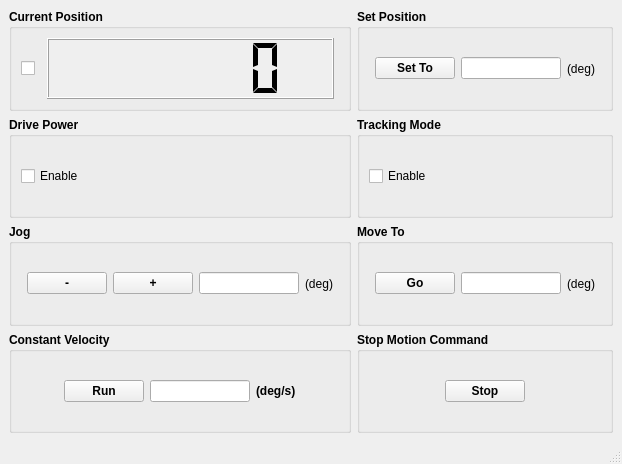
<?xml version="1.0" encoding="UTF-8"?>
<ui version="4.0">
 <class>MainWindow</class>
 <widget class="QMainWindow" name="MainWindow">
  <property name="geometry">
   <rect>
    <x>0</x>
    <y>0</y>
    <width>622</width>
    <height>464</height>
   </rect>
  </property>
  <property name="sizePolicy">
   <sizepolicy hsizetype="Preferred" vsizetype="Preferred">
    <horstretch>0</horstretch>
    <verstretch>0</verstretch>
   </sizepolicy>
  </property>
  <property name="windowTitle">
   <string>Autostep Proxy</string>
  </property>
  <widget class="QWidget" name="centralwidget">
   <layout class="QVBoxLayout" name="verticalLayout">
    <item>
     <layout class="QGridLayout" name="gridLayout">
      <item row="1" column="0">
       <widget class="QGroupBox" name="drivePowerGroupBox">
        <property name="font">
         <font>
          <weight>75</weight>
          <bold>true</bold>
         </font>
        </property>
        <property name="title">
         <string>Drive Power</string>
        </property>
        <layout class="QHBoxLayout" name="horizontalLayout_2">
         <item>
          <widget class="QCheckBox" name="drivePowerCheckBox">
           <property name="font">
            <font>
             <weight>50</weight>
             <bold>false</bold>
            </font>
           </property>
           <property name="text">
            <string>Enable</string>
           </property>
           <property name="checked">
            <bool>false</bool>
           </property>
          </widget>
         </item>
        </layout>
       </widget>
      </item>
      <item row="2" column="0">
       <widget class="QGroupBox" name="jogPositionGroupBox">
        <property name="font">
         <font>
          <weight>75</weight>
          <bold>true</bold>
         </font>
        </property>
        <property name="title">
         <string>Jog</string>
        </property>
        <layout class="QHBoxLayout" name="horizontalLayout_3">
         <item>
          <spacer name="horizontalSpacer_3">
           <property name="orientation">
            <enum>Qt::Horizontal</enum>
           </property>
           <property name="sizeHint" stdset="0">
            <size>
             <width>40</width>
             <height>20</height>
            </size>
           </property>
          </spacer>
         </item>
         <item>
          <widget class="QPushButton" name="jogNegPushButton">
           <property name="text">
            <string>-</string>
           </property>
          </widget>
         </item>
         <item>
          <widget class="QPushButton" name="jogPosPushButton">
           <property name="text">
            <string>+</string>
           </property>
          </widget>
         </item>
         <item>
          <widget class="QLineEdit" name="jogStepLineEdit">
           <property name="sizePolicy">
            <sizepolicy hsizetype="Fixed" vsizetype="Fixed">
             <horstretch>0</horstretch>
             <verstretch>0</verstretch>
            </sizepolicy>
           </property>
           <property name="maximumSize">
            <size>
             <width>100</width>
             <height>16777215</height>
            </size>
           </property>
           <property name="font">
            <font>
             <weight>50</weight>
             <bold>false</bold>
            </font>
           </property>
           <property name="text">
            <string/>
           </property>
           <property name="alignment">
            <set>Qt::AlignRight|Qt::AlignTrailing|Qt::AlignVCenter</set>
           </property>
          </widget>
         </item>
         <item>
          <widget class="QLabel" name="label">
           <property name="font">
            <font>
             <weight>50</weight>
             <bold>false</bold>
            </font>
           </property>
           <property name="text">
            <string>(deg)</string>
           </property>
          </widget>
         </item>
         <item>
          <spacer name="horizontalSpacer_4">
           <property name="orientation">
            <enum>Qt::Horizontal</enum>
           </property>
           <property name="sizeHint" stdset="0">
            <size>
             <width>40</width>
             <height>20</height>
            </size>
           </property>
          </spacer>
         </item>
        </layout>
        <zorder>jogPosPushButton</zorder>
        <zorder>jogNegPushButton</zorder>
        <zorder>jogStepLineEdit</zorder>
        <zorder>label</zorder>
        <zorder>horizontalSpacer_3</zorder>
        <zorder>horizontalSpacer_4</zorder>
       </widget>
      </item>
      <item row="0" column="1">
       <widget class="QGroupBox" name="setToGroupBox">
        <property name="font">
         <font>
          <weight>75</weight>
          <bold>true</bold>
         </font>
        </property>
        <property name="title">
         <string>Set Position</string>
        </property>
        <layout class="QHBoxLayout" name="horizontalLayout_8">
         <item>
          <spacer name="horizontalSpacer_2">
           <property name="orientation">
            <enum>Qt::Horizontal</enum>
           </property>
           <property name="sizeHint" stdset="0">
            <size>
             <width>40</width>
             <height>20</height>
            </size>
           </property>
          </spacer>
         </item>
         <item>
          <widget class="QPushButton" name="setToPushButton">
           <property name="text">
            <string>Set To</string>
           </property>
          </widget>
         </item>
         <item>
          <widget class="QLineEdit" name="setToLineEdit">
           <property name="sizePolicy">
            <sizepolicy hsizetype="Fixed" vsizetype="Fixed">
             <horstretch>0</horstretch>
             <verstretch>0</verstretch>
            </sizepolicy>
           </property>
           <property name="minimumSize">
            <size>
             <width>100</width>
             <height>0</height>
            </size>
           </property>
           <property name="maximumSize">
            <size>
             <width>100</width>
             <height>16777215</height>
            </size>
           </property>
           <property name="font">
            <font>
             <weight>50</weight>
             <bold>false</bold>
            </font>
           </property>
           <property name="layoutDirection">
            <enum>Qt::LeftToRight</enum>
           </property>
           <property name="text">
            <string/>
           </property>
           <property name="alignment">
            <set>Qt::AlignRight|Qt::AlignTrailing|Qt::AlignVCenter</set>
           </property>
          </widget>
         </item>
         <item>
          <widget class="QLabel" name="label_3">
           <property name="sizePolicy">
            <sizepolicy hsizetype="Fixed" vsizetype="Preferred">
             <horstretch>0</horstretch>
             <verstretch>0</verstretch>
            </sizepolicy>
           </property>
           <property name="font">
            <font>
             <weight>50</weight>
             <bold>false</bold>
            </font>
           </property>
           <property name="text">
            <string>(deg)</string>
           </property>
          </widget>
         </item>
         <item>
          <spacer name="horizontalSpacer">
           <property name="orientation">
            <enum>Qt::Horizontal</enum>
           </property>
           <property name="sizeHint" stdset="0">
            <size>
             <width>40</width>
             <height>20</height>
            </size>
           </property>
          </spacer>
         </item>
        </layout>
       </widget>
      </item>
      <item row="1" column="1">
       <widget class="QGroupBox" name="trackingModeGroupBox">
        <property name="font">
         <font>
          <weight>75</weight>
          <bold>true</bold>
         </font>
        </property>
        <property name="title">
         <string>Tracking Mode</string>
        </property>
        <layout class="QHBoxLayout" name="horizontalLayout">
         <item>
          <widget class="QCheckBox" name="trackingModeCheckBox">
           <property name="font">
            <font>
             <weight>50</weight>
             <bold>false</bold>
            </font>
           </property>
           <property name="text">
            <string>Enable</string>
           </property>
          </widget>
         </item>
        </layout>
       </widget>
      </item>
      <item row="2" column="1">
       <widget class="QGroupBox" name="moveToPositionGroupBox">
        <property name="font">
         <font>
          <weight>75</weight>
          <bold>true</bold>
         </font>
        </property>
        <property name="title">
         <string>Move To</string>
        </property>
        <layout class="QHBoxLayout" name="horizontalLayout_4">
         <item>
          <spacer name="horizontalSpacer_5">
           <property name="orientation">
            <enum>Qt::Horizontal</enum>
           </property>
           <property name="sizeHint" stdset="0">
            <size>
             <width>40</width>
             <height>20</height>
            </size>
           </property>
          </spacer>
         </item>
         <item>
          <widget class="QPushButton" name="moveToPushButton">
           <property name="text">
            <string>Go</string>
           </property>
          </widget>
         </item>
         <item>
          <widget class="QLineEdit" name="moveToLineEdit">
           <property name="sizePolicy">
            <sizepolicy hsizetype="Fixed" vsizetype="Fixed">
             <horstretch>0</horstretch>
             <verstretch>0</verstretch>
            </sizepolicy>
           </property>
           <property name="maximumSize">
            <size>
             <width>100</width>
             <height>16777215</height>
            </size>
           </property>
           <property name="font">
            <font>
             <weight>50</weight>
             <bold>false</bold>
            </font>
           </property>
           <property name="alignment">
            <set>Qt::AlignRight|Qt::AlignTrailing|Qt::AlignVCenter</set>
           </property>
          </widget>
         </item>
         <item>
          <widget class="QLabel" name="label_2">
           <property name="font">
            <font>
             <weight>50</weight>
             <bold>false</bold>
            </font>
           </property>
           <property name="text">
            <string>(deg)</string>
           </property>
          </widget>
         </item>
         <item>
          <spacer name="horizontalSpacer_6">
           <property name="orientation">
            <enum>Qt::Horizontal</enum>
           </property>
           <property name="sizeHint" stdset="0">
            <size>
             <width>40</width>
             <height>20</height>
            </size>
           </property>
          </spacer>
         </item>
        </layout>
       </widget>
      </item>
      <item row="3" column="1">
       <widget class="QGroupBox" name="stopGroupBox">
        <property name="font">
         <font>
          <weight>75</weight>
          <bold>true</bold>
         </font>
        </property>
        <property name="title">
         <string>Stop Motion Command</string>
        </property>
        <layout class="QHBoxLayout" name="horizontalLayout_9">
         <item>
          <widget class="QWidget" name="widget" native="true">
           <layout class="QHBoxLayout" name="horizontalLayout_5">
            <item>
             <spacer name="horizontalSpacer_9">
              <property name="orientation">
               <enum>Qt::Horizontal</enum>
              </property>
              <property name="sizeHint" stdset="0">
               <size>
                <width>40</width>
                <height>20</height>
               </size>
              </property>
             </spacer>
            </item>
            <item>
             <widget class="QPushButton" name="stopPushButton">
              <property name="font">
               <font>
                <weight>75</weight>
                <bold>true</bold>
               </font>
              </property>
              <property name="text">
               <string>Stop</string>
              </property>
             </widget>
            </item>
            <item>
             <spacer name="horizontalSpacer_10">
              <property name="orientation">
               <enum>Qt::Horizontal</enum>
              </property>
              <property name="sizeHint" stdset="0">
               <size>
                <width>40</width>
                <height>20</height>
               </size>
              </property>
             </spacer>
            </item>
           </layout>
          </widget>
         </item>
        </layout>
       </widget>
      </item>
      <item row="3" column="0">
       <widget class="QGroupBox" name="runGroupBox">
        <property name="font">
         <font>
          <weight>75</weight>
          <bold>true</bold>
         </font>
        </property>
        <property name="title">
         <string>Constant Velocity</string>
        </property>
        <layout class="QHBoxLayout" name="horizontalLayout_6">
         <item>
          <widget class="QWidget" name="widget_2" native="true">
           <layout class="QHBoxLayout" name="horizontalLayout_10">
            <item>
             <spacer name="horizontalSpacer_11">
              <property name="orientation">
               <enum>Qt::Horizontal</enum>
              </property>
              <property name="sizeHint" stdset="0">
               <size>
                <width>40</width>
                <height>20</height>
               </size>
              </property>
             </spacer>
            </item>
            <item>
             <widget class="QPushButton" name="runPushButton">
              <property name="text">
               <string>Run</string>
              </property>
             </widget>
            </item>
            <item>
             <widget class="QLineEdit" name="runLineEdit">
              <property name="sizePolicy">
               <sizepolicy hsizetype="Fixed" vsizetype="Fixed">
                <horstretch>0</horstretch>
                <verstretch>0</verstretch>
               </sizepolicy>
              </property>
              <property name="maximumSize">
               <size>
                <width>100</width>
                <height>16777215</height>
               </size>
              </property>
              <property name="alignment">
               <set>Qt::AlignRight|Qt::AlignTrailing|Qt::AlignVCenter</set>
              </property>
             </widget>
            </item>
            <item>
             <widget class="QLabel" name="label_4">
              <property name="text">
               <string>(deg/s)</string>
              </property>
             </widget>
            </item>
            <item>
             <spacer name="horizontalSpacer_12">
              <property name="orientation">
               <enum>Qt::Horizontal</enum>
              </property>
              <property name="sizeHint" stdset="0">
               <size>
                <width>40</width>
                <height>20</height>
               </size>
              </property>
             </spacer>
            </item>
           </layout>
          </widget>
         </item>
        </layout>
       </widget>
      </item>
      <item row="0" column="0">
       <widget class="QGroupBox" name="currentPositionGroupBox">
        <property name="font">
         <font>
          <weight>75</weight>
          <bold>true</bold>
         </font>
        </property>
        <property name="title">
         <string>Current Position</string>
        </property>
        <layout class="QHBoxLayout" name="horizontalLayout_7">
         <item>
          <widget class="QCheckBox" name="positionPollCheckBox">
           <property name="sizePolicy">
            <sizepolicy hsizetype="Minimum" vsizetype="Fixed">
             <horstretch>0</horstretch>
             <verstretch>0</verstretch>
            </sizepolicy>
           </property>
           <property name="maximumSize">
            <size>
             <width>20</width>
             <height>16777215</height>
            </size>
           </property>
           <property name="text">
            <string/>
           </property>
          </widget>
         </item>
         <item>
          <widget class="QLCDNumber" name="currentPositionLcdNumber">
           <property name="autoFillBackground">
            <bool>true</bool>
           </property>
           <property name="smallDecimalPoint">
            <bool>false</bool>
           </property>
           <property name="digitCount">
            <number>6</number>
           </property>
           <property name="mode">
            <enum>QLCDNumber::Dec</enum>
           </property>
           <property name="segmentStyle">
            <enum>QLCDNumber::Flat</enum>
           </property>
          </widget>
         </item>
         <item>
          <spacer name="horizontalSpacer_8">
           <property name="orientation">
            <enum>Qt::Horizontal</enum>
           </property>
           <property name="sizeType">
            <enum>QSizePolicy::Fixed</enum>
           </property>
           <property name="sizeHint" stdset="0">
            <size>
             <width>5</width>
             <height>20</height>
            </size>
           </property>
          </spacer>
         </item>
        </layout>
       </widget>
      </item>
     </layout>
    </item>
   </layout>
  </widget>
  <widget class="QMenuBar" name="menubar">
   <property name="geometry">
    <rect>
     <x>0</x>
     <y>0</y>
     <width>622</width>
     <height>30</height>
    </rect>
   </property>
  </widget>
  <widget class="QStatusBar" name="statusbar"/>
 </widget>
 <resources/>
 <connections/>
</ui>
